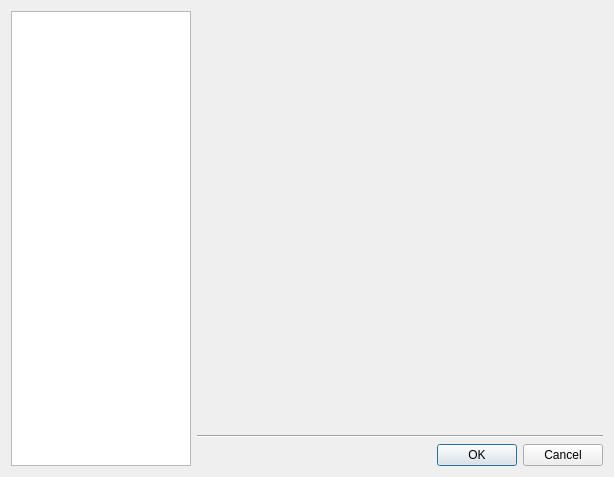
<?xml version="1.0" encoding="UTF-8"?>
<ui version="4.0">
 <class>Newconfig</class>
 <widget class="QDialog" name="Newconfig">
  <property name="geometry">
   <rect>
    <x>0</x>
    <y>0</y>
    <width>614</width>
    <height>477</height>
   </rect>
  </property>
  <property name="windowTitle">
   <string>Preferences</string>
  </property>
  <property name="windowIcon">
   <iconset resource="../images.qrc">
    <normaloff>:/icons/robojournal.ico</normaloff>:/icons/robojournal.ico</iconset>
  </property>
  <property name="sizeGripEnabled">
   <bool>false</bool>
  </property>
  <layout class="QHBoxLayout" name="horizontalLayout">
   <item>
    <widget class="QTreeWidget" name="Categories">
     <property name="maximumSize">
      <size>
       <width>180</width>
       <height>16777215</height>
      </size>
     </property>
     <property name="rootIsDecorated">
      <bool>false</bool>
     </property>
     <property name="allColumnsShowFocus">
      <bool>true</bool>
     </property>
     <attribute name="headerVisible">
      <bool>false</bool>
     </attribute>
     <column>
      <property name="text">
       <string notr="true">1</string>
      </property>
     </column>
    </widget>
   </item>
   <item>
    <layout class="QVBoxLayout" name="verticalLayout">
     <item>
      <widget class="QScrollArea" name="PageArea">
       <property name="frameShape">
        <enum>QFrame::NoFrame</enum>
       </property>
       <property name="frameShadow">
        <enum>QFrame::Plain</enum>
       </property>
       <property name="lineWidth">
        <number>0</number>
       </property>
       <property name="horizontalScrollBarPolicy">
        <enum>Qt::ScrollBarAlwaysOff</enum>
       </property>
       <property name="widgetResizable">
        <bool>true</bool>
       </property>
       <widget class="QWidget" name="scrollAreaWidgetContents">
        <property name="geometry">
         <rect>
          <x>0</x>
          <y>0</y>
          <width>408</width>
          <height>405</height>
         </rect>
        </property>
       </widget>
      </widget>
     </item>
     <item>
      <spacer name="verticalSpacer">
       <property name="orientation">
        <enum>Qt::Vertical</enum>
       </property>
       <property name="sizeType">
        <enum>QSizePolicy::Fixed</enum>
       </property>
       <property name="sizeHint" stdset="0">
        <size>
         <width>20</width>
         <height>4</height>
        </size>
       </property>
      </spacer>
     </item>
     <item>
      <widget class="Line" name="line_2">
       <property name="orientation">
        <enum>Qt::Horizontal</enum>
       </property>
      </widget>
     </item>
     <item>
      <widget class="QDialogButtonBox" name="buttonBox">
       <property name="orientation">
        <enum>Qt::Horizontal</enum>
       </property>
       <property name="standardButtons">
        <set>QDialogButtonBox::Cancel|QDialogButtonBox::Ok</set>
       </property>
      </widget>
     </item>
    </layout>
   </item>
  </layout>
 </widget>
 <resources>
  <include location="../images.qrc"/>
 </resources>
 <connections>
  <connection>
   <sender>buttonBox</sender>
   <signal>accepted()</signal>
   <receiver>Newconfig</receiver>
   <slot>accept()</slot>
   <hints>
    <hint type="sourcelabel">
     <x>248</x>
     <y>254</y>
    </hint>
    <hint type="destinationlabel">
     <x>157</x>
     <y>274</y>
    </hint>
   </hints>
  </connection>
  <connection>
   <sender>buttonBox</sender>
   <signal>rejected()</signal>
   <receiver>Newconfig</receiver>
   <slot>reject()</slot>
   <hints>
    <hint type="sourcelabel">
     <x>316</x>
     <y>260</y>
    </hint>
    <hint type="destinationlabel">
     <x>286</x>
     <y>274</y>
    </hint>
   </hints>
  </connection>
 </connections>
</ui>
